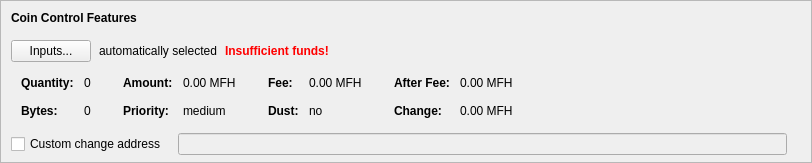
    <widget class="QFrame" name="frameCoinControl">
     <property name="sizePolicy">
      <sizepolicy hsizetype="Expanding" vsizetype="Expanding">
       <horstretch>0</horstretch>
       <verstretch>0</verstretch>
      </sizepolicy>
     </property>
     <property name="maximumSize">
      <size>
       <width>16777215</width>
       <height>16777215</height>
      </size>
     </property>
     <property name="frameShape">
      <enum>QFrame::StyledPanel</enum>
     </property>
     <property name="frameShadow">
      <enum>QFrame::Sunken</enum>
     </property>
     <layout class="QVBoxLayout" name="verticalLayoutCoinControl2">
      <property name="spacing">
       <number>0</number>
      </property>
      <property name="leftMargin">
       <number>0</number>
      </property>
      <property name="topMargin">
       <number>0</number>
      </property>
      <property name="rightMargin">
       <number>0</number>
      </property>
      <property name="bottomMargin">
       <number>6</number>
      </property>
      <item>
       <layout class="QVBoxLayout" name="verticalLayoutCoinControl" stretch="0,0,0,0,1">
        <property name="spacing">
         <number>0</number>
        </property>
        <property name="leftMargin">
         <number>10</number>
        </property>
        <property name="topMargin">
         <number>10</number>
        </property>
        <item>
         <layout class="QHBoxLayout" name="horizontalLayoutCoinControl1">
          <property name="bottomMargin">
           <number>15</number>
          </property>
          <item>
           <widget class="QLabel" name="labelCoinControlFeatures">
            <property name="sizePolicy">
             <sizepolicy hsizetype="Preferred" vsizetype="Maximum">
              <horstretch>0</horstretch>
              <verstretch>0</verstretch>
             </sizepolicy>
            </property>
            <property name="font">
             <font>
              <weight>75</weight>
              <bold>true</bold>
             </font>
            </property>
            <property name="styleSheet">
             <string notr="true">font-weight:bold;</string>
            </property>
            <property name="text">
             <string>Coin Control Features</string>
            </property>
           </widget>
          </item>
         </layout>
        </item>
        <item>
         <layout class="QHBoxLayout" name="horizontalLayoutCoinControl2" stretch="0,0,0,0">
          <property name="spacing">
           <number>8</number>
          </property>
          <property name="bottomMargin">
           <number>10</number>
          </property>
          <item>
           <widget class="QPushButton" name="pushButtonCoinControl">
            <property name="styleSheet">
             <string notr="true"/>
            </property>
            <property name="text">
             <string>Inputs...</string>
            </property>
            <property name="autoDefault">
             <bool>false</bool>
            </property>
           </widget>
          </item>
          <item>
           <widget class="QLabel" name="labelCoinControlAutomaticallySelected">
            <property name="text">
             <string>automatically selected</string>
            </property>
            <property name="margin">
             <number>5</number>
            </property>
           </widget>
          </item>
          <item>
           <widget class="QLabel" name="labelCoinControlInsuffFunds">
            <property name="font">
             <font>
              <weight>75</weight>
              <bold>true</bold>
             </font>
            </property>
            <property name="styleSheet">
             <string notr="true">color:red;font-weight:bold;</string>
            </property>
            <property name="text">
             <string>Insufficient funds!</string>
            </property>
            <property name="margin">
             <number>5</number>
            </property>
           </widget>
          </item>
          <item>
           <spacer name="horizontalSpacerCoinControl">
            <property name="orientation">
             <enum>Qt::Horizontal</enum>
            </property>
            <property name="sizeHint" stdset="0">
             <size>
              <width>40</width>
              <height>1</height>
             </size>
            </property>
           </spacer>
          </item>
         </layout>
        </item>
        <item>
         <widget class="QWidget" name="widgetCoinControl" native="true">
          <property name="sizePolicy">
           <sizepolicy hsizetype="Preferred" vsizetype="Preferred">
            <horstretch>0</horstretch>
            <verstretch>0</verstretch>
           </sizepolicy>
          </property>
          <property name="minimumSize">
           <size>
            <width>0</width>
            <height>0</height>
           </size>
          </property>
          <property name="styleSheet">
           <string notr="true"/>
          </property>
          <layout class="QHBoxLayout" name="horizontalLayoutCoinControl5">
           <property name="leftMargin">
            <number>0</number>
           </property>
           <property name="topMargin">
            <number>0</number>
           </property>
           <property name="rightMargin">
            <number>0</number>
           </property>
           <property name="bottomMargin">
            <number>0</number>
           </property>
           <item>
            <layout class="QHBoxLayout" name="horizontalLayoutCoinControl3" stretch="0,0,0,1">
             <property name="spacing">
              <number>20</number>
             </property>
             <property name="topMargin">
              <number>0</number>
             </property>
             <property name="bottomMargin">
              <number>10</number>
             </property>
             <item>
              <layout class="QFormLayout" name="formLayoutCoinControl1">
               <property name="horizontalSpacing">
                <number>10</number>
               </property>
               <property name="verticalSpacing">
                <number>14</number>
               </property>
               <property name="leftMargin">
                <number>10</number>
               </property>
               <property name="topMargin">
                <number>4</number>
               </property>
               <property name="rightMargin">
                <number>6</number>
               </property>
               <item row="0" column="0">
                <widget class="QLabel" name="labelCoinControlQuantityText">
                 <property name="font">
                  <font>
                   <weight>75</weight>
                   <bold>true</bold>
                  </font>
                 </property>
                 <property name="text">
                  <string>Quantity:</string>
                 </property>
                 <property name="margin">
                  <number>0</number>
                 </property>
                </widget>
               </item>
               <item row="0" column="1">
                <widget class="QLabel" name="labelCoinControlQuantity">
                 <property name="cursor">
                  <cursorShape>IBeamCursor</cursorShape>
                 </property>
                 <property name="contextMenuPolicy">
                  <enum>Qt::ActionsContextMenu</enum>
                 </property>
                 <property name="text">
                  <string notr="true">0</string>
                 </property>
                 <property name="margin">
                  <number>0</number>
                 </property>
                 <property name="textInteractionFlags">
                  <set>Qt::LinksAccessibleByMouse|Qt::TextSelectableByKeyboard|Qt::TextSelectableByMouse</set>
                 </property>
                </widget>
               </item>
               <item row="1" column="0">
                <widget class="QLabel" name="labelCoinControlBytesText">
                 <property name="font">
                  <font>
                   <weight>75</weight>
                   <bold>true</bold>
                  </font>
                 </property>
                 <property name="text">
                  <string>Bytes:</string>
                 </property>
                </widget>
               </item>
               <item row="1" column="1">
                <widget class="QLabel" name="labelCoinControlBytes">
                 <property name="cursor">
                  <cursorShape>IBeamCursor</cursorShape>
                 </property>
                 <property name="contextMenuPolicy">
                  <enum>Qt::ActionsContextMenu</enum>
                 </property>
                 <property name="text">
                  <string notr="true">0</string>
                 </property>
                 <property name="textInteractionFlags">
                  <set>Qt::LinksAccessibleByMouse|Qt::TextSelectableByKeyboard|Qt::TextSelectableByMouse</set>
                 </property>
                </widget>
               </item>
              </layout>
             </item>
             <item>
              <layout class="QFormLayout" name="formLayoutCoinControl2">
               <property name="horizontalSpacing">
                <number>10</number>
               </property>
               <property name="verticalSpacing">
                <number>14</number>
               </property>
               <property name="leftMargin">
                <number>6</number>
               </property>
               <property name="topMargin">
                <number>4</number>
               </property>
               <property name="rightMargin">
                <number>6</number>
               </property>
               <item row="0" column="0">
                <widget class="QLabel" name="labelCoinControlAmountText">
                 <property name="font">
                  <font>
                   <weight>75</weight>
                   <bold>true</bold>
                  </font>
                 </property>
                 <property name="text">
                  <string>Amount:</string>
                 </property>
                 <property name="margin">
                  <number>0</number>
                 </property>
                </widget>
               </item>
               <item row="0" column="1">
                <widget class="QLabel" name="labelCoinControlAmount">
                 <property name="cursor">
                  <cursorShape>IBeamCursor</cursorShape>
                 </property>
                 <property name="contextMenuPolicy">
                  <enum>Qt::ActionsContextMenu</enum>
                 </property>
                 <property name="text">
                  <string notr="true">0.00 MFH</string>
                 </property>
                 <property name="textInteractionFlags">
                  <set>Qt::LinksAccessibleByMouse|Qt::TextSelectableByKeyboard|Qt::TextSelectableByMouse</set>
                 </property>
                </widget>
               </item>
               <item row="1" column="0">
                <widget class="QLabel" name="labelCoinControlPriorityText">
                 <property name="font">
                  <font>
                   <weight>75</weight>
                   <bold>true</bold>
                  </font>
                 </property>
                 <property name="text">
                  <string>Priority:</string>
                 </property>
                </widget>
               </item>
               <item row="1" column="1">
                <widget class="QLabel" name="labelCoinControlPriority">
                 <property name="cursor">
                  <cursorShape>IBeamCursor</cursorShape>
                 </property>
                 <property name="contextMenuPolicy">
                  <enum>Qt::ActionsContextMenu</enum>
                 </property>
                 <property name="text">
                  <string notr="true">medium</string>
                 </property>
                 <property name="textInteractionFlags">
                  <set>Qt::LinksAccessibleByMouse|Qt::TextSelectableByKeyboard|Qt::TextSelectableByMouse</set>
                 </property>
                </widget>
               </item>
              </layout>
             </item>
             <item>
              <layout class="QFormLayout" name="formLayoutCoinControl3">
               <property name="horizontalSpacing">
                <number>10</number>
               </property>
               <property name="verticalSpacing">
                <number>14</number>
               </property>
               <property name="leftMargin">
                <number>6</number>
               </property>
               <property name="topMargin">
                <number>4</number>
               </property>
               <property name="rightMargin">
                <number>6</number>
               </property>
               <item row="0" column="0">
                <widget class="QLabel" name="labelCoinControlFeeText">
                 <property name="font">
                  <font>
                   <weight>75</weight>
                   <bold>true</bold>
                  </font>
                 </property>
                 <property name="text">
                  <string>Fee:</string>
                 </property>
                 <property name="margin">
                  <number>0</number>
                 </property>
                </widget>
               </item>
               <item row="0" column="1">
                <widget class="QLabel" name="labelCoinControlFee">
                 <property name="cursor">
                  <cursorShape>IBeamCursor</cursorShape>
                 </property>
                 <property name="contextMenuPolicy">
                  <enum>Qt::ActionsContextMenu</enum>
                 </property>
                 <property name="text">
                  <string notr="true">0.00 MFH</string>
                 </property>
                 <property name="textInteractionFlags">
                  <set>Qt::LinksAccessibleByMouse|Qt::TextSelectableByKeyboard|Qt::TextSelectableByMouse</set>
                 </property>
                </widget>
               </item>
               <item row="1" column="0">
                <widget class="QLabel" name="labelCoinControlLowOutputText">
                 <property name="font">
                  <font>
                   <weight>75</weight>
                   <bold>true</bold>
                  </font>
                 </property>
                 <property name="text">
                  <string>Dust:</string>
                 </property>
                </widget>
               </item>
               <item row="1" column="1">
                <widget class="QLabel" name="labelCoinControlLowOutput">
                 <property name="cursor">
                  <cursorShape>IBeamCursor</cursorShape>
                 </property>
                 <property name="contextMenuPolicy">
                  <enum>Qt::ActionsContextMenu</enum>
                 </property>
                 <property name="text">
                  <string notr="true">no</string>
                 </property>
                 <property name="textInteractionFlags">
                  <set>Qt::LinksAccessibleByMouse|Qt::TextSelectableByKeyboard|Qt::TextSelectableByMouse</set>
                 </property>
                </widget>
               </item>
              </layout>
             </item>
             <item>
              <layout class="QFormLayout" name="formLayoutCoinControl4">
               <property name="horizontalSpacing">
                <number>10</number>
               </property>
               <property name="verticalSpacing">
                <number>14</number>
               </property>
               <property name="leftMargin">
                <number>6</number>
               </property>
               <property name="topMargin">
                <number>4</number>
               </property>
               <property name="rightMargin">
                <number>6</number>
               </property>
               <item row="0" column="0">
                <widget class="QLabel" name="labelCoinControlAfterFeeText">
                 <property name="font">
                  <font>
                   <weight>75</weight>
                   <bold>true</bold>
                  </font>
                 </property>
                 <property name="text">
                  <string>After Fee:</string>
                 </property>
                 <property name="margin">
                  <number>0</number>
                 </property>
                </widget>
               </item>
               <item row="0" column="1">
                <widget class="QLabel" name="labelCoinControlAfterFee">
                 <property name="cursor">
                  <cursorShape>IBeamCursor</cursorShape>
                 </property>
                 <property name="contextMenuPolicy">
                  <enum>Qt::ActionsContextMenu</enum>
                 </property>
                 <property name="text">
                  <string notr="true">0.00 MFH</string>
                 </property>
                 <property name="textInteractionFlags">
                  <set>Qt::LinksAccessibleByMouse|Qt::TextSelectableByKeyboard|Qt::TextSelectableByMouse</set>
                 </property>
                </widget>
               </item>
               <item row="1" column="0">
                <widget class="QLabel" name="labelCoinControlChangeText">
                 <property name="font">
                  <font>
                   <weight>75</weight>
                   <bold>true</bold>
                  </font>
                 </property>
                 <property name="text">
                  <string>Change:</string>
                 </property>
                </widget>
               </item>
               <item row="1" column="1">
                <widget class="QLabel" name="labelCoinControlChange">
                 <property name="cursor">
                  <cursorShape>IBeamCursor</cursorShape>
                 </property>
                 <property name="contextMenuPolicy">
                  <enum>Qt::ActionsContextMenu</enum>
                 </property>
                 <property name="text">
                  <string notr="true">0.00 MFH</string>
                 </property>
                 <property name="textInteractionFlags">
                  <set>Qt::LinksAccessibleByMouse|Qt::TextSelectableByKeyboard|Qt::TextSelectableByMouse</set>
                 </property>
                </widget>
               </item>
              </layout>
             </item>
            </layout>
           </item>
          </layout>
         </widget>
        </item>
        <item>
         <layout class="QHBoxLayout" name="horizontalLayoutCoinControl4" stretch="0,0,0">
          <property name="spacing">
           <number>12</number>
          </property>
          <property name="sizeConstraint">
           <enum>QLayout::SetDefaultConstraint</enum>
          </property>
          <property name="topMargin">
           <number>5</number>
          </property>
          <property name="rightMargin">
           <number>5</number>
          </property>
          <item>
           <widget class="QCheckBox" name="checkBoxCoinControlChange">
            <property name="toolTip">
             <string>If this is activated, but the change address is empty or invalid, change will be sent to a newly generated address.</string>
            </property>
            <property name="text">
             <string>Custom change address</string>
            </property>
           </widget>
          </item>
          <item>
           <widget class="QValidatedLineEdit" name="lineEditCoinControlChange">
            <property name="enabled">
             <bool>false</bool>
            </property>
            <property name="sizePolicy">
             <sizepolicy hsizetype="Expanding" vsizetype="Fixed">
              <horstretch>0</horstretch>
              <verstretch>0</verstretch>
             </sizepolicy>
            </property>
           </widget>
          </item>
          <item>
           <widget class="QLabel" name="labelCoinControlChangeLabel">
            <property name="sizePolicy">
             <sizepolicy hsizetype="Preferred" vsizetype="Expanding">
              <horstretch>0</horstretch>
              <verstretch>0</verstretch>
             </sizepolicy>
            </property>
            <property name="minimumSize">
             <size>
              <width>0</width>
              <height>0</height>
             </size>
            </property>
            <property name="text">
             <string/>
            </property>
            <property name="margin">
             <number>3</number>
            </property>
           </widget>
          </item>
         </layout>
        </item>
        <item>
         <spacer name="verticalSpacerCoinControl">
          <property name="orientation">
           <enum>Qt::Vertical</enum>
          </property>
          <property name="sizeHint" stdset="0">
           <size>
            <width>800</width>
            <height>1</height>
           </size>
          </property>
         </spacer>
        </item>
       </layout>
      </item>
     </layout>
    </widget>
